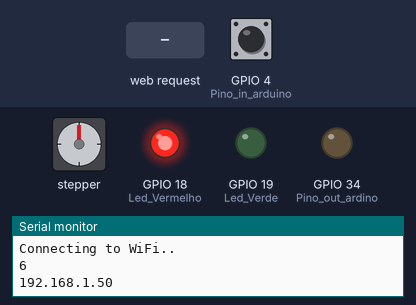
Simulated run of this sketch. Board: ESP32. Parts: stepper motor, output pins drawn as LEDs (lit = HIGH), the last lines printed to the serial monitor. The test bench sets the inputs (shaded band); at power-on: GPIO 4 (Pino_in_arduino) LOW. WiFi joins after 1.5 s; servers stay silent unless stated; storage starts empty; stepper angles assume 500 steps per turn.

Above: at 6.2 s.
6.3 s: GPIO 4 (Pino_in_arduino) driven HIGH
At 8.2 s:
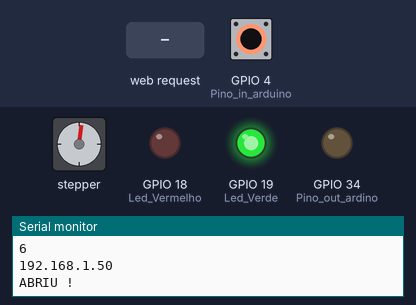
8.8 s: GPIO 4 (Pino_in_arduino) driven LOW
At 9.25 s:
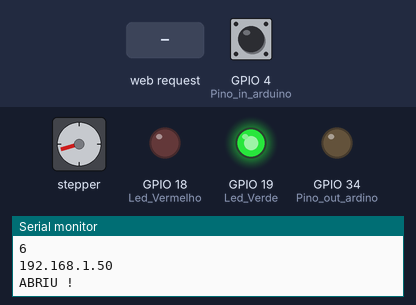
11.3 s: HTTP request GET /ABRIR received
At 13.2 s:
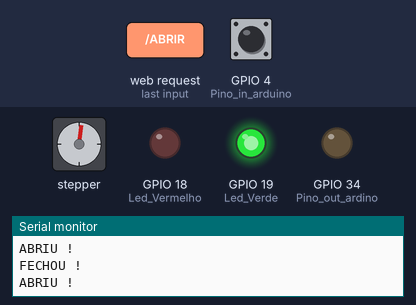
13.8 s: HTTP request GET /FECHAR received
At 15.4 s:
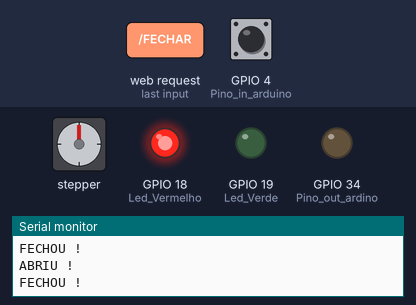
16.3 s: GPIO 4 (Pino_in_arduino) pulsed HIGH 2 times (0.12 s each, 0.3 s apart)
At 16.45 s:
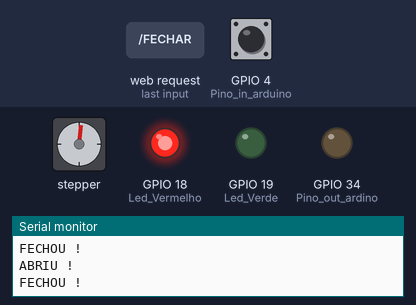
Timing chart, 0 to 19.9 s (numbered marks = the images above; inputs shaded):
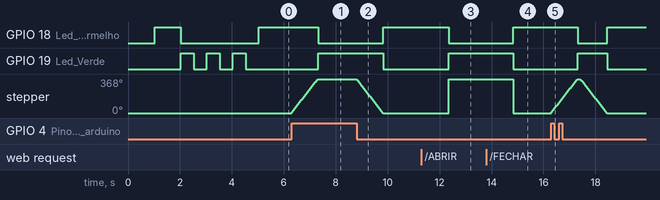

Measured:
- after the input at 6.3 s, GPIO 18 (Led_Vermelho): HIGH → LOW after 1.0 s; GPIO 19 (Led_Verde): LOW → HIGH after 1.0 s; stepper: turns 368° clockwise in 1.0 s, starting at once
- after the input at 8.8 s, GPIO 18 (Led_Vermelho): LOW → HIGH after 1.0 s; GPIO 19 (Led_Verde): HIGH → LOW after 1.0 s; stepper: turns 368° counter-clockwise in 1.0 s, starting at once
- after the input at 11.3 s, GPIO 18 (Led_Vermelho): HIGH → LOW after 1.1 s; GPIO 19 (Led_Verde): LOW → HIGH after 1.1 s; stepper: turns 368° clockwise, starting after 1.1 s
- after the input at 13.8 s, GPIO 18 (Led_Vermelho): LOW → HIGH after 1.0 s; GPIO 19 (Led_Verde): HIGH → LOW after 1.0 s; stepper: turns 368° counter-clockwise, starting after 1.0 s
- after the input at 16.3 s, GPIO 18 (Led_Vermelho): HIGH → LOW after 1.0 s, → HIGH 1.1 s later; GPIO 19 (Led_Verde): LOW → HIGH after 1.0 s, → LOW 1.1 s later; stepper: turns 368° clockwise in 1.0 s, then 368° counter-clockwise in 1.0 s

The sketch:

Codigo_ESP32.ino
```cpp
#include <WiFi.h>
#include <Stepper.h>
#include "ESPAsyncWebServer.h"
#include "SPIFFS.h"

#define Pino_in_arduino 4
#define Pino_out_ardino 34
#define Led_Verde 19
#define Led_Vermelho 18

//WI-FI
const char* ssid     = "MATHEUS 2G";
const char* password = "12345670";

AsyncWebServer server(80);

//MOTOR
const int stepsPerRevolution = 500;

Stepper myStepper(stepsPerRevolution, 27, 25, 26, 33);

//#########################################
//    VARIAVEIS GLOBAIS
//#########################################

boolean estado_Pino_in_arduino = false;
boolean estado_passado = false;
boolean aberto = false;
String estado_porta;

//#########################################
//    FUNÇÕES
//#########################################

void abrir() {
  if(!aberto){
    myStepper.step(512);
    aberto = true;
    digitalWrite(Led_Verde, HIGH);
    digitalWrite(Led_Vermelho, LOW);
    Serial.println("ABRIU !");
    delay(100);
  }
}

void fechar() {
  if(aberto){
    myStepper.step(-512);
    aberto = false;
    digitalWrite(Led_Verde, LOW);
    digitalWrite(Led_Vermelho, HIGH);
    Serial.println("FECHOU !");
    delay(100);
  }
}

String processor(const String& var){
  Serial.println(var);
  if(var == "STATE"){
    if(aberto){
      estado_porta = "ABERTA";
    }
    else{
      estado_porta = "FECHADA";
    }
    Serial.println(estado_porta);
    return estado_porta;
  }
  return String();
}

//#########################################
//    SETUP
//#########################################

void setup()
{
  Serial.begin(115200);
  delay(10);

  pinMode(Pino_in_arduino, INPUT);
  pinMode(Pino_out_ardino, OUTPUT);
  pinMode(Led_Verde, OUTPUT);
  pinMode(Led_Vermelho, OUTPUT);

//#########################################
// Configurações do Wifi
//#########################################

  if(!SPIFFS.begin()){
      Serial.println("An Error has occurred while mounting SPIFFS");
      return;
  }

  WiFi.begin(ssid, password);

  int contagem = 0;

  while (WiFi.status() != WL_CONNECTED) {
    delay(1000);
    Serial.println("Connecting to WiFi..");
    Serial.println(WiFi.status());
    digitalWrite(Led_Vermelho, HIGH);
    delay(1000);
    digitalWrite(Led_Vermelho, LOW);
    if(contagem >= 5){
      Serial.println("REBOOTING ...");
      ESP.restart();
    }
    contagem ++;
  }

  for(int i=0; i<3; i++){
    digitalWrite(Led_Verde, HIGH);
    delay(500);
    digitalWrite(Led_Verde, LOW);
    delay(500);
  }

  Serial.println(WiFi.localIP());

  server.on("/", HTTP_GET, [](AsyncWebServerRequest *request){
    request->send(SPIFFS, "/index.html", String(), false, processor);
  });

  server.on("/style.css", HTTP_GET, [](AsyncWebServerRequest *request){
    request->send(SPIFFS, "/style.css", "text/css");
  });

  server.on("/ABRIR", HTTP_GET, [](AsyncWebServerRequest *request){
    abrir();
    request->send(SPIFFS, "/index.html", String(), false, processor);
  });

  server.on("/FECHAR", HTTP_GET, [](AsyncWebServerRequest *request){
    fechar();
    request->send(SPIFFS, "/index.html", String(), false, processor);
  });

  server.begin();

//#########################################
// Configurações dos Motores
//#########################################

  myStepper.setSpeed(60);

  digitalWrite(Led_Vermelho, HIGH);
}

void loop(){
  estado_passado = estado_Pino_in_arduino;
  estado_Pino_in_arduino = digitalRead(Pino_in_arduino);
  if(estado_Pino_in_arduino != estado_passado){
    if(estado_Pino_in_arduino){
      abrir();
    }else{
      fechar();
    }
  }
}
```
